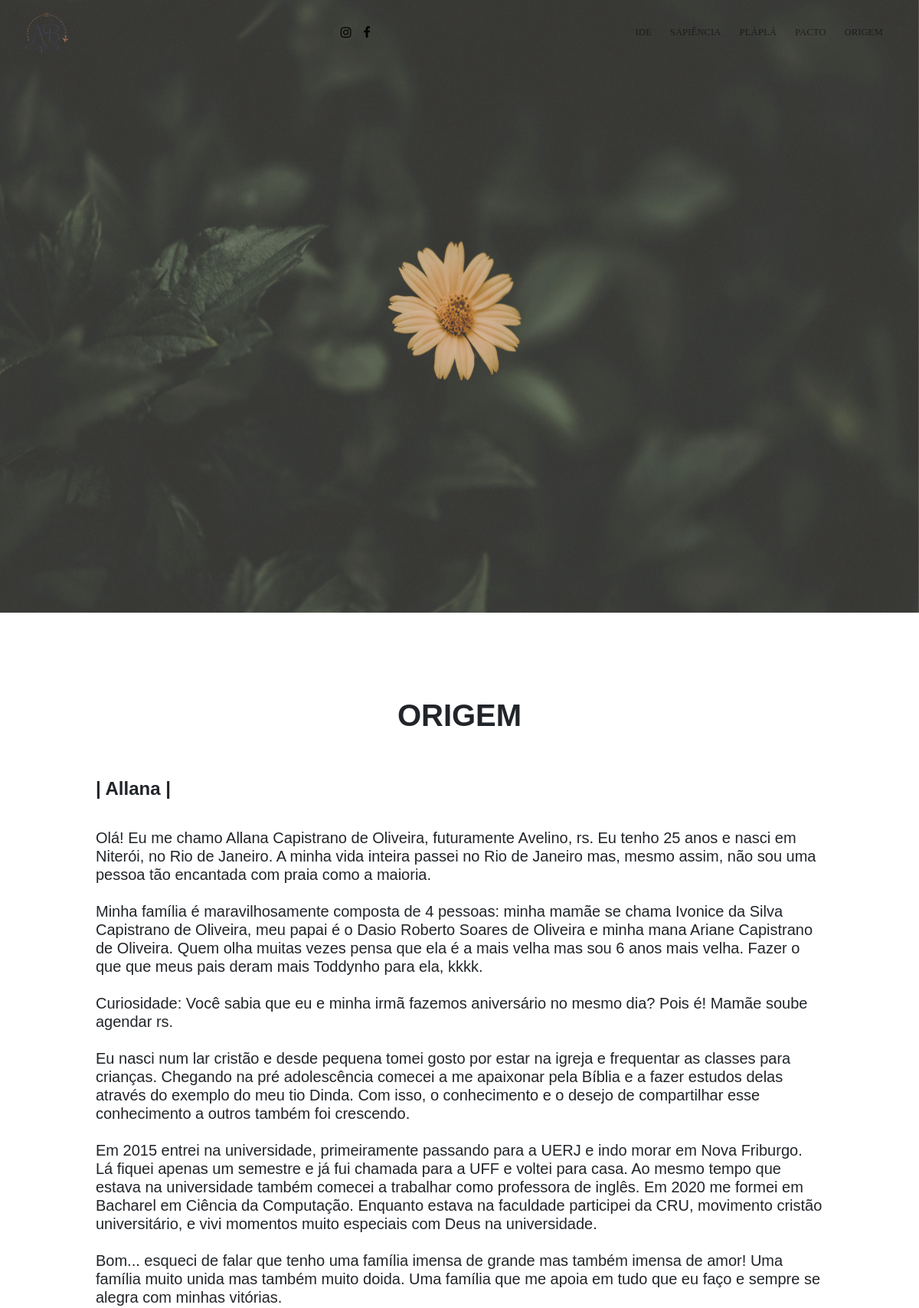
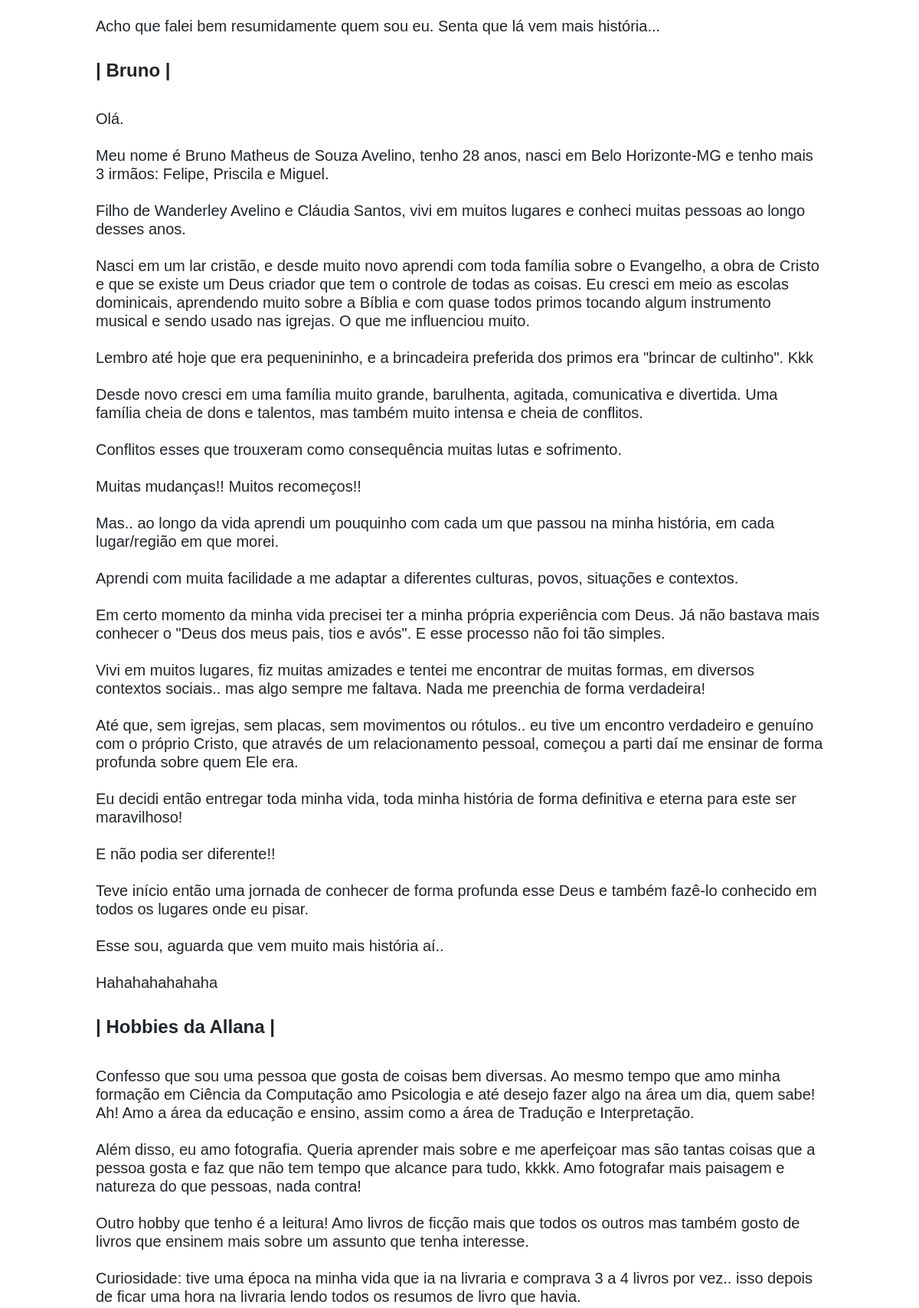
Page /origem/ (upper part) on the committed database (2 pictures, top to bottom).
### origem/models.py (models this page shows)
class Origem(models.Model):
    class Meta:
        ordering = ('titulo',)
    id = models.AutoField(primary_key=True)
    titulo = models.CharField(max_length=80)
    texto = models.TextField(blank=True)
    def quebrar_linha_texto(self):
        return self.texto.split('</br>')

### origem/views.py (the view)
# urls.py: path('', views.origem, name='origem'),
def origem(request):
    origens = Origem.objects.all()
    return render(request, 'origem/origem.html', {'origens': origens })

### origem/templates/origem/origem.html (shortened to what this page needs)
{% extends "base.html" %}
{% load static %}
{% block link %}
<link rel="stylesheet" href="{% static 'css/origem.css' %}" type="text/css">
{% endblock %}
{% block corpo %}
<div id="carouselExampleIndicators" class="carousel slide" data-ride="carousel">
  <div class="carousel-inner">
    <div class="carousel-item active">
      <img class="d-block w-100" src="{% static 'images/capa/origem.png' %}" alt="Capa do Origem.">
    </div>
  </div>
</div>
<div class="section-descricao">
  <div class="text-title">
    <h1 class="text-center">ORIGEM</h1>
  </div>
  <div class="row text-descricao">
      {% for origem in origens %}
        <h4>
            <strong>{{ origem.titulo }}</strong>
        </h4>
        <h5>
            {% for n in origem.quebrar_linha_texto %}
                {{ n }}
            {% endfor %}
        </h5>
      {% endfor %}
  </div>
</div>
{% endblock %}

### static/css/template.css (style rules this page uses)
body { font-family: 'Playfair Display', serif; box-shadow: 0 4px 12px -2px rgba(#6B75A1, .16); }
.carousel { height: 800px; }
.carousel img { height: 800px; }

### static/css/origem.css (style rules this page uses)
.section-descricao { width: 100%; padding: 60px; }
.text-title { padding-top: 50px; padding-bottom: 50px; }
.text-title h1 { font-family: 'Nunito', sans-serif; font-weight: bold; }
.text-descricao { font-family: 'Nunito', sans-serif; padding-right: 80px; padding-left: 80px; }

### rows in the picture
Origem: titulo "| Allana |", quebrar_linha_texto "Olá! Eu me chamo Allana Capistrano de Oliveira, futuramente Avelino, rs. Eu tenho 25 anos e nasci em Niterói, no Rio de Janeiro. A minha vida inteira passei no Rio de Janeiro mas, mesmo assim, não sou uma pessoa tão encantada com praia como a maioria." "Minha família é maravilhosamente composta de 4 pessoas: minha mamãe se chama Ivonice da Silva Capistrano de Oliveira, meu papai é o Dasio Roberto Soares de Oliveira e minha mana Ariane Capistrano de Oliveira. Quem olha muitas vezes pensa que ela é a mais velha mas sou 6 anos mais velha. Fazer o que que meus pais deram mais Toddynho para ela, kkkk." "Curiosidade: Você sabia que eu e minha irmã fazemos aniversário no mesmo dia? Pois é! Mamãe soube agendar rs." "Eu nasci num lar cristão e desde pequena tomei gosto por estar na igreja e frequentar as classes para crianças. Chegando na pré adolescência comecei a me apaixonar pela Bíblia e a fazer estudos delas através do exemplo do meu tio Dinda. Com isso, o conhecimento e o desejo de compartilhar esse conhecimento a outros também foi crescendo." "Em 2015 entrei na universidade, primeiramente passando para a UERJ e indo morar em Nova Friburgo. Lá fiquei apenas um semestre e já fui chamada para a UFF e voltei para casa. Ao mesmo tempo que estava na universidade também comecei a trabalhar como professora de inglês. Em 2020 me formei em Bacharel em Ciência da Computação. Enquanto estava na faculdade participei da CRU, movimento cristão universitário, e vivi momentos muito especiais com Deus na universidade." "Bom... esqueci de falar que tenho uma família imensa de grande mas também imensa de amor! Uma família muito unida mas também muito doida. Uma família que me apoia em tudo que eu faço e sempre se alegra com minhas vitórias." "Acho que falei bem resumidamente quem sou eu. Senta que lá vem mais história..."
Origem: titulo "| Bruno |", quebrar_linha_texto "Olá." "Meu nome é Bruno Matheus de Souza Avelino, tenho 28 anos, nasci em Belo Horizonte-MG e tenho mais 3 irmãos: Felipe, Priscila e Miguel." "Filho de Wanderley Avelino e Cláudia Santos, vivi em muitos lugares e conheci muitas pessoas ao longo desses anos." "Nasci em um lar cristão, e desde muito novo aprendi com toda família sobre o Evangelho, a obra de Cristo e que se existe um Deus criador que tem o controle de todas as coisas. Eu cresci em meio as escolas dominicais, aprendendo muito sobre a Bíblia e com quase todos primos tocando algum instrumento musical e sendo usado nas igrejas. O que me influenciou muito." "Lembro até hoje que era pequenininho, e a brincadeira preferida dos primos era \"brincar de cultinho\". Kkk" "Desde novo cresci em uma família muito grande, barulhenta, agitada, comunicativa e divertida. Uma família cheia de dons e talentos, mas também muito intensa e cheia de conflitos." "Conflitos esses que trouxeram como consequência muitas lutas e sofrimento." "Muitas mudanças!! Muitos recomeços!!" "Mas.. ao longo da vida aprendi um pouquinho com cada um que passou na minha história, em cada lugar/região em que morei." "Aprendi com muita facilidade a me adaptar a diferentes culturas, povos, situações e contextos." "Em certo momento da minha vida precisei ter a minha própria experiência com Deus. Já não bastava mais conhecer o \"Deus dos meus pais, tios e avós\". E esse processo não foi tão simples." "Vivi em muitos lugares, fiz muitas amizades e tentei me encontrar de muitas formas, em diversos contextos sociais.. mas algo sempre me faltava. Nada me preenchia de forma verdadeira!" "Até que, sem igrejas, sem placas, sem movimentos ou rótulos.. eu tive um encontro verdadeiro e genuíno com o próprio Cristo, que através de um relacionamento pessoal, começou a parti daí me ensinar de forma profunda sobre quem Ele era." "Eu decidi então entregar toda minha vida, toda minha história de forma definitiva e eterna para este ser maravilhoso!" "E não podia ser diferente!!" "Teve início então uma jornada de conhecer de forma profunda esse Deus e também fazê-lo conhecido em todos os lugares onde eu pisar." "Esse sou, aguarda que vem muito mais história aí.." "Hahahahahahaha"
Origem: titulo "| Hobbies da Allana |", quebrar_linha_texto "Confesso que sou uma pessoa que gosta de coisas bem diversas. Ao mesmo tempo que amo minha formação em Ciência da Computação amo Psicologia e até desejo fazer algo na área um dia, quem sabe! Ah! Amo a área da educação e ensino, assim como a área de Tradução e Interpretação." "Além disso, eu amo fotografia. Queria aprender mais sobre e me aperfeiçoar mas são tantas coisas que a pessoa gosta e faz que não tem tempo que alcance para tudo, kkkk. Amo fotografar mais paisagem e natureza do que pessoas, nada contra!" "Outro hobby que tenho é a leitura! Amo livros de ficção mais que todos os outros mas também gosto de livros que ensinem mais sobre um assunto que tenha interesse." "Curiosidade: tive uma época na minha vida que ia na livraria e comprava 3 a 4 livros por vez.. isso depois de ficar uma hora na livraria lendo todos os resumos de livro que havia."
